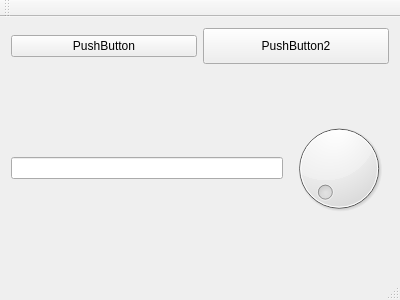
<?xml version="1.0" encoding="UTF-8"?>
<ui version="4.0">
 <class>MainWindow</class>
 <widget class="QMainWindow" name="MainWindow">
  <property name="geometry">
   <rect>
    <x>0</x>
    <y>0</y>
    <width>400</width>
    <height>300</height>
   </rect>
  </property>
  <property name="windowTitle">
   <string>MainWindow</string>
  </property>
  <widget class="QWidget" name="centralWidget">
   <layout class="QGridLayout" name="gridLayout">
    <item row="0" column="0">
     <layout class="QHBoxLayout" name="horizontalLayout">
      <item>
       <widget class="QPushButton" name="pushButton">
        <property name="text">
         <string>PushButton</string>
        </property>
       </widget>
      </item>
      <item>
       <widget class="QPushButton" name="pushButton_2">
        <property name="styleSheet">
         <string notr="true">padding: 10px;</string>
        </property>
        <property name="text">
         <string>PushButton2</string>
        </property>
       </widget>
      </item>
     </layout>
    </item>
    <item row="1" column="0">
     <layout class="QHBoxLayout" name="horizontalLayout_2">
      <item>
       <widget class="QLineEdit" name="lineEdit"/>
      </item>
      <item>
       <widget class="QDial" name="dial"/>
      </item>
     </layout>
    </item>
   </layout>
  </widget>
  <widget class="QMenuBar" name="menuBar">
   <property name="geometry">
    <rect>
     <x>0</x>
     <y>0</y>
     <width>400</width>
     <height>22</height>
    </rect>
   </property>
  </widget>
  <widget class="QToolBar" name="mainToolBar">
   <attribute name="toolBarArea">
    <enum>TopToolBarArea</enum>
   </attribute>
   <attribute name="toolBarBreak">
    <bool>false</bool>
   </attribute>
  </widget>
  <widget class="QStatusBar" name="statusBar"/>
 </widget>
 <layoutdefault spacing="6" margin="11"/>
 <resources/>
 <connections/>
</ui>
